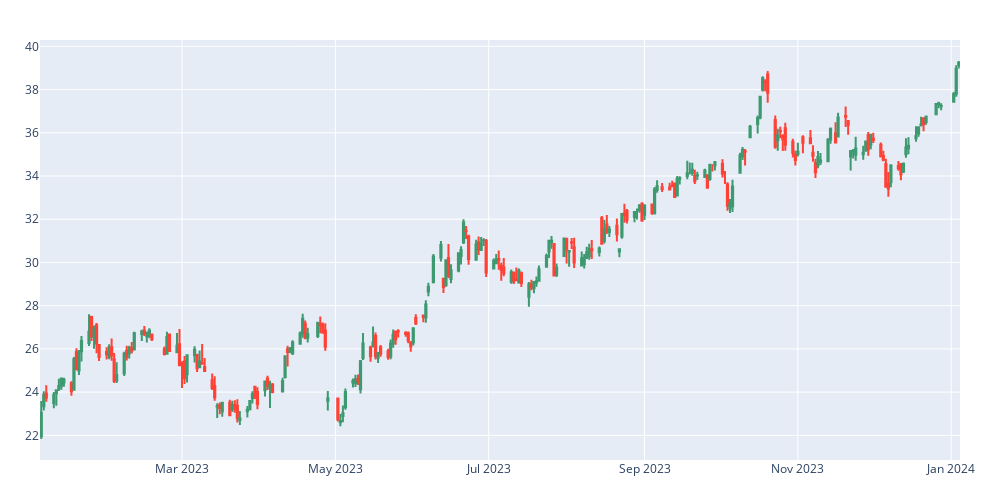

Notebook cell for this chart:
### Code cell
fig = go.Figure(data=[go.Candlestick(x=df['Date'],
                                     open=df['Open']['PETR4.SA'],
                                     high=df['High']['PETR4.SA'],
                                     low=df['Low']['PETR4.SA'],
                                     close=df['Close']['PETR4.SA'])])
fig.update_layout(height = 500,
                  width = 1000,
                  margin_b = 40,
                  margin_r = 40,
                  margin_t = 40,
                  margin_l = 40,
                  xaxis_rangeslider_visible=False)
fig.show()

### Figure 1 — Plotly figure (JSON) as saved in the notebook; plotly's stock layout.template omitted (floating-point values rounded to 4 significant figures; data arrays with more than 128 entries replaced by an {"elided": "..."} marker saying what was removed)
{"data": [{"close": {"elided": "249 float values"}, "high": {"elided": "249 float values"}, "low": {"elided": "249 float values"}, "open": {"elided": "249 float values"}, "type": "candlestick", "x": {"elided": "249 str values"}}], "layout": {"height": 500, "margin": {"b": 40, "l": 40, "r": 40, "t": 40}, "width": 1000, "xaxis": {"rangeslider": {"visible": false}}}}
